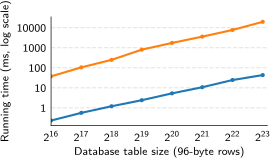

Python code for this plot:
import custom_style
from custom_style import setup_columns,col
import matplotlib.pyplot as plt
import sys
import numpy as np
from matplotlib.ticker import FuncFormatter
import math

out_name = sys.argv[1] 
in_name = sys.argv[2]

fig, ax = plt.subplots()

def get_data(col):
    x = []
    y = []
    with open(in_name, 'r') as f:
        for i, line in enumerate(f):
            if i == 0: continue
            p = line.split()
            if col >= len(p): continue
            xpoint = float(p[0])
            ypoint = float(p[col])/(10**6)

            if ypoint <0: continue 
            x.append(xpoint)
            y.append(ypoint)

    return (x,y)


ax.set_yscale('log')
ax.set_xscale('log')

ax.xaxis.set_major_formatter(FuncFormatter(lambda x, pos: "$2^{%d}$" % int(math.log(max(x,1),2))))
ax.yaxis.set_major_formatter(FuncFormatter(lambda y, pos: "%d$" % y))
ax.set_xticks([2**i for i in range(12,24)])
ax.set_xlim([2**16,2**24 / 1.8])
ax.tick_params('x', pad=0.5)
#ax.set_ylim([1, 2.5*10**3])
ax.set_yticks([1,10,100,1000,10000])

(x,y) = get_data(1)
y2 = [2*p for p in y]
y = y2
plt.plot(x, y, "-o", label="No robustness")
#, ":", label="Ideal", color="gray")

(x,y) = get_data(2)
plt.plot(x, y, "-o", label="Prio-MPC")
#, ":", label="Ideal", color="gray")

custom_style.remove_chart_junk(plt, ax,grid=True)

#plt.title("Comparison of Mixing Methods")
plt.xlabel('Database table size (96-byte rows)')
plt.ylabel('Running time (ms, log scale)')

#plt.legend(loc='upper right', frameon=False, bbox_to_anchor=(0.1, 1.02, 1., .102), ncol=2)
custom_style.save_fig(fig, out_name, [3, 1.75])
#plt.show()
